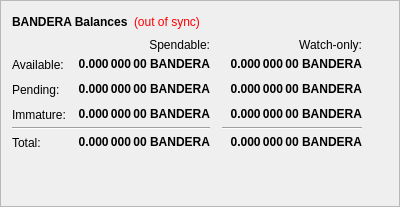
        <widget class="QFrame" name="frame">
         <property name="maximumSize">
          <size>
           <width>400</width>
           <height>16777215</height>
          </size>
         </property>
         <property name="frameShape">
          <enum>QFrame::StyledPanel</enum>
         </property>
         <property name="frameShadow">
          <enum>QFrame::Raised</enum>
         </property>
         <layout class="QVBoxLayout" name="verticalLayout_4">
          <item>
           <layout class="QHBoxLayout" name="horizontalLayout_4">
            <item>
             <widget class="QLabel" name="label_5">
              <property name="font">
               <font>
                <weight>75</weight>
                <bold>true</bold>
               </font>
              </property>
              <property name="text">
               <string>BANDERA Balances</string>
              </property>
             </widget>
            </item>
            <item>
             <widget class="QLabel" name="labelWalletStatus">
              <property name="cursor">
               <cursorShape>WhatsThisCursor</cursorShape>
              </property>
              <property name="toolTip">
               <string>The displayed information may be out of date. Your wallet automatically synchronizes with the Bandera network after a connection is established, but this process has not completed yet.</string>
              </property>
              <property name="styleSheet">
               <string notr="true">QLabel { color: red; }</string>
              </property>
              <property name="text">
               <string notr="true">(out of sync)</string>
              </property>
              <property name="alignment">
               <set>Qt::AlignLeading|Qt::AlignLeft|Qt::AlignVCenter</set>
              </property>
             </widget>
            </item>
            <item>
             <spacer name="horizontalSpacer_3">
              <property name="orientation">
               <enum>Qt::Horizontal</enum>
              </property>
              <property name="sizeHint" stdset="0">
               <size>
                <width>40</width>
                <height>20</height>
               </size>
              </property>
             </spacer>
            </item>
           </layout>
          </item>
          <item>
           <layout class="QGridLayout" name="gridLayout" rowminimumheight="0,25,25,25,0,25">
            <property name="sizeConstraint">
             <enum>QLayout::SetFixedSize</enum>
            </property>
            <property name="horizontalSpacing">
             <number>12</number>
            </property>
            <property name="verticalSpacing">
             <number>0</number>
            </property>
            <item row="2" column="2">
             <widget class="QLabel" name="labelWatchPending">
              <property name="font">
               <font>
                <weight>75</weight>
                <bold>true</bold>
               </font>
              </property>
              <property name="cursor">
               <cursorShape>IBeamCursor</cursorShape>
              </property>
              <property name="toolTip">
               <string>Unconfirmed transactions to watch-only addresses</string>
              </property>
              <property name="text">
               <string notr="true">0.000 000 00 BANDERA</string>
              </property>
              <property name="alignment">
               <set>Qt::AlignRight|Qt::AlignTrailing|Qt::AlignVCenter</set>
              </property>
              <property name="textInteractionFlags">
               <set>Qt::LinksAccessibleByMouse|Qt::TextSelectableByKeyboard|Qt::TextSelectableByMouse</set>
              </property>
             </widget>
            </item>
            <item row="2" column="1">
             <widget class="QLabel" name="labelUnconfirmed">
              <property name="font">
               <font>
                <weight>75</weight>
                <bold>true</bold>
               </font>
              </property>
              <property name="cursor">
               <cursorShape>IBeamCursor</cursorShape>
              </property>
              <property name="toolTip">
               <string>Total of transactions that have yet to be confirmed, and do not yet count toward the spendable balance</string>
              </property>
              <property name="text">
               <string notr="true">0.000 000 00 BANDERA</string>
              </property>
              <property name="alignment">
               <set>Qt::AlignRight|Qt::AlignTrailing|Qt::AlignVCenter</set>
              </property>
              <property name="textInteractionFlags">
               <set>Qt::LinksAccessibleByMouse|Qt::TextSelectableByKeyboard|Qt::TextSelectableByMouse</set>
              </property>
             </widget>
            </item>
            <item row="3" column="2">
             <widget class="QLabel" name="labelWatchImmature">
              <property name="font">
               <font>
                <weight>75</weight>
                <bold>true</bold>
               </font>
              </property>
              <property name="cursor">
               <cursorShape>IBeamCursor</cursorShape>
              </property>
              <property name="toolTip">
               <string>Staked or masternode rewards in watch-only addresses that has not yet matured</string>
              </property>
              <property name="text">
               <string notr="true">0.000 000 00 BANDERA</string>
              </property>
              <property name="alignment">
               <set>Qt::AlignRight|Qt::AlignTrailing|Qt::AlignVCenter</set>
              </property>
              <property name="textInteractionFlags">
               <set>Qt::LinksAccessibleByMouse|Qt::TextSelectableByKeyboard|Qt::TextSelectableByMouse</set>
              </property>
             </widget>
            </item>
            <item row="4" column="0" colspan="2">
             <widget class="Line" name="lineSpendableBalance">
              <property name="orientation">
               <enum>Qt::Horizontal</enum>
              </property>
             </widget>
            </item>
            <item row="4" column="2">
             <widget class="Line" name="lineWatchBalance">
              <property name="sizePolicy">
               <sizepolicy hsizetype="Preferred" vsizetype="Fixed">
                <horstretch>0</horstretch>
                <verstretch>0</verstretch>
               </sizepolicy>
              </property>
              <property name="minimumSize">
               <size>
                <width>140</width>
                <height>0</height>
               </size>
              </property>
              <property name="orientation">
               <enum>Qt::Horizontal</enum>
              </property>
             </widget>
            </item>
            <item row="5" column="0">
             <widget class="QLabel" name="labelTotalText">
              <property name="sizePolicy">
               <sizepolicy hsizetype="Preferred" vsizetype="Fixed">
                <horstretch>0</horstretch>
                <verstretch>0</verstretch>
               </sizepolicy>
              </property>
              <property name="maximumSize">
               <size>
                <width>16777215</width>
                <height>25</height>
               </size>
              </property>
              <property name="baseSize">
               <size>
                <width>0</width>
                <height>25</height>
               </size>
              </property>
              <property name="text">
               <string>Total:</string>
              </property>
             </widget>
            </item>
            <item row="3" column="1">
             <widget class="QLabel" name="labelImmature">
              <property name="font">
               <font>
                <weight>75</weight>
                <bold>true</bold>
               </font>
              </property>
              <property name="cursor">
               <cursorShape>IBeamCursor</cursorShape>
              </property>
              <property name="toolTip">
               <string>Staked or masternode rewards that has not yet matured</string>
              </property>
              <property name="text">
               <string notr="true">0.000 000 00 BANDERA</string>
              </property>
              <property name="alignment">
               <set>Qt::AlignRight|Qt::AlignTrailing|Qt::AlignVCenter</set>
              </property>
              <property name="textInteractionFlags">
               <set>Qt::LinksAccessibleByMouse|Qt::TextSelectableByKeyboard|Qt::TextSelectableByMouse</set>
              </property>
             </widget>
            </item>
            <item row="2" column="3">
             <spacer name="horizontalSpacer_2">
              <property name="orientation">
               <enum>Qt::Horizontal</enum>
              </property>
              <property name="sizeHint" stdset="0">
               <size>
                <width>40</width>
                <height>2</height>
               </size>
              </property>
             </spacer>
            </item>
            <item row="3" column="0">
             <widget class="QLabel" name="labelImmatureText">
              <property name="maximumSize">
               <size>
                <width>16777215</width>
                <height>25</height>
               </size>
              </property>
              <property name="text">
               <string>Immature:</string>
              </property>
             </widget>
            </item>
            <item row="5" column="1">
             <widget class="QLabel" name="labelTotal">
              <property name="font">
               <font>
                <weight>75</weight>
                <bold>true</bold>
               </font>
              </property>
              <property name="cursor">
               <cursorShape>IBeamCursor</cursorShape>
              </property>
              <property name="toolTip">
               <string>Your current total balance</string>
              </property>
              <property name="text">
               <string notr="true">0.000 000 00 BANDERA</string>
              </property>
              <property name="alignment">
               <set>Qt::AlignRight|Qt::AlignTrailing|Qt::AlignVCenter</set>
              </property>
              <property name="textInteractionFlags">
               <set>Qt::LinksAccessibleByMouse|Qt::TextSelectableByKeyboard|Qt::TextSelectableByMouse</set>
              </property>
             </widget>
            </item>
            <item row="5" column="2">
             <widget class="QLabel" name="labelWatchTotal">
              <property name="font">
               <font>
                <weight>75</weight>
                <bold>true</bold>
               </font>
              </property>
              <property name="cursor">
               <cursorShape>IBeamCursor</cursorShape>
              </property>
              <property name="toolTip">
               <string>Current total balance in watch-only addresses</string>
              </property>
              <property name="text">
               <string notr="true">0.000 000 00 BANDERA</string>
              </property>
              <property name="alignment">
               <set>Qt::AlignRight|Qt::AlignTrailing|Qt::AlignVCenter</set>
              </property>
              <property name="textInteractionFlags">
               <set>Qt::LinksAccessibleByMouse|Qt::TextSelectableByKeyboard|Qt::TextSelectableByMouse</set>
              </property>
             </widget>
            </item>
            <item row="0" column="2">
             <widget class="QLabel" name="labelWatchonly">
              <property name="text">
               <string>Watch-only:</string>
              </property>
              <property name="alignment">
               <set>Qt::AlignRight|Qt::AlignTrailing|Qt::AlignVCenter</set>
              </property>
             </widget>
            </item>
            <item row="1" column="0">
             <widget class="QLabel" name="labelBalanceText">
              <property name="sizePolicy">
               <sizepolicy hsizetype="Preferred" vsizetype="Fixed">
                <horstretch>0</horstretch>
                <verstretch>0</verstretch>
               </sizepolicy>
              </property>
              <property name="maximumSize">
               <size>
                <width>16777215</width>
                <height>25</height>
               </size>
              </property>
              <property name="baseSize">
               <size>
                <width>0</width>
                <height>25</height>
               </size>
              </property>
              <property name="text">
               <string>Available:</string>
              </property>
             </widget>
            </item>
            <item row="1" column="1">
             <widget class="QLabel" name="labelBalance">
              <property name="font">
               <font>
                <weight>75</weight>
                <bold>true</bold>
               </font>
              </property>
              <property name="cursor">
               <cursorShape>IBeamCursor</cursorShape>
              </property>
              <property name="toolTip">
               <string>Your current spendable balance</string>
              </property>
              <property name="text">
               <string notr="true">0.000 000 00 BANDERA</string>
              </property>
              <property name="alignment">
               <set>Qt::AlignRight|Qt::AlignTrailing|Qt::AlignVCenter</set>
              </property>
              <property name="textInteractionFlags">
               <set>Qt::LinksAccessibleByMouse|Qt::TextSelectableByKeyboard|Qt::TextSelectableByMouse</set>
              </property>
             </widget>
            </item>
            <item row="1" column="2">
             <widget class="QLabel" name="labelWatchAvailable">
              <property name="font">
               <font>
                <weight>75</weight>
                <bold>true</bold>
               </font>
              </property>
              <property name="cursor">
               <cursorShape>IBeamCursor</cursorShape>
              </property>
              <property name="toolTip">
               <string>Your current balance in watch-only addresses</string>
              </property>
              <property name="text">
               <string notr="true">0.000 000 00 BANDERA</string>
              </property>
              <property name="alignment">
               <set>Qt::AlignRight|Qt::AlignTrailing|Qt::AlignVCenter</set>
              </property>
              <property name="textInteractionFlags">
               <set>Qt::LinksAccessibleByMouse|Qt::TextSelectableByKeyboard|Qt::TextSelectableByMouse</set>
              </property>
             </widget>
            </item>
            <item row="2" column="0">
             <widget class="QLabel" name="labelPendingText">
              <property name="sizePolicy">
               <sizepolicy hsizetype="Preferred" vsizetype="Fixed">
                <horstretch>0</horstretch>
                <verstretch>0</verstretch>
               </sizepolicy>
              </property>
              <property name="maximumSize">
               <size>
                <width>16777215</width>
                <height>25</height>
               </size>
              </property>
              <property name="baseSize">
               <size>
                <width>0</width>
                <height>25</height>
               </size>
              </property>
              <property name="text">
               <string>Pending:</string>
              </property>
             </widget>
            </item>
            <item row="0" column="1">
             <widget class="QLabel" name="labelSpendable">
              <property name="text">
               <string>Spendable:</string>
              </property>
              <property name="alignment">
               <set>Qt::AlignRight|Qt::AlignTrailing|Qt::AlignVCenter</set>
              </property>
             </widget>
            </item>
           </layout>
          </item>
          <item>
           <spacer name="verticalSpacer_4">
            <property name="orientation">
             <enum>Qt::Vertical</enum>
            </property>
            <property name="sizeHint" stdset="0">
             <size>
              <width>20</width>
              <height>40</height>
             </size>
            </property>
           </spacer>
          </item>
         </layout>
        </widget>
